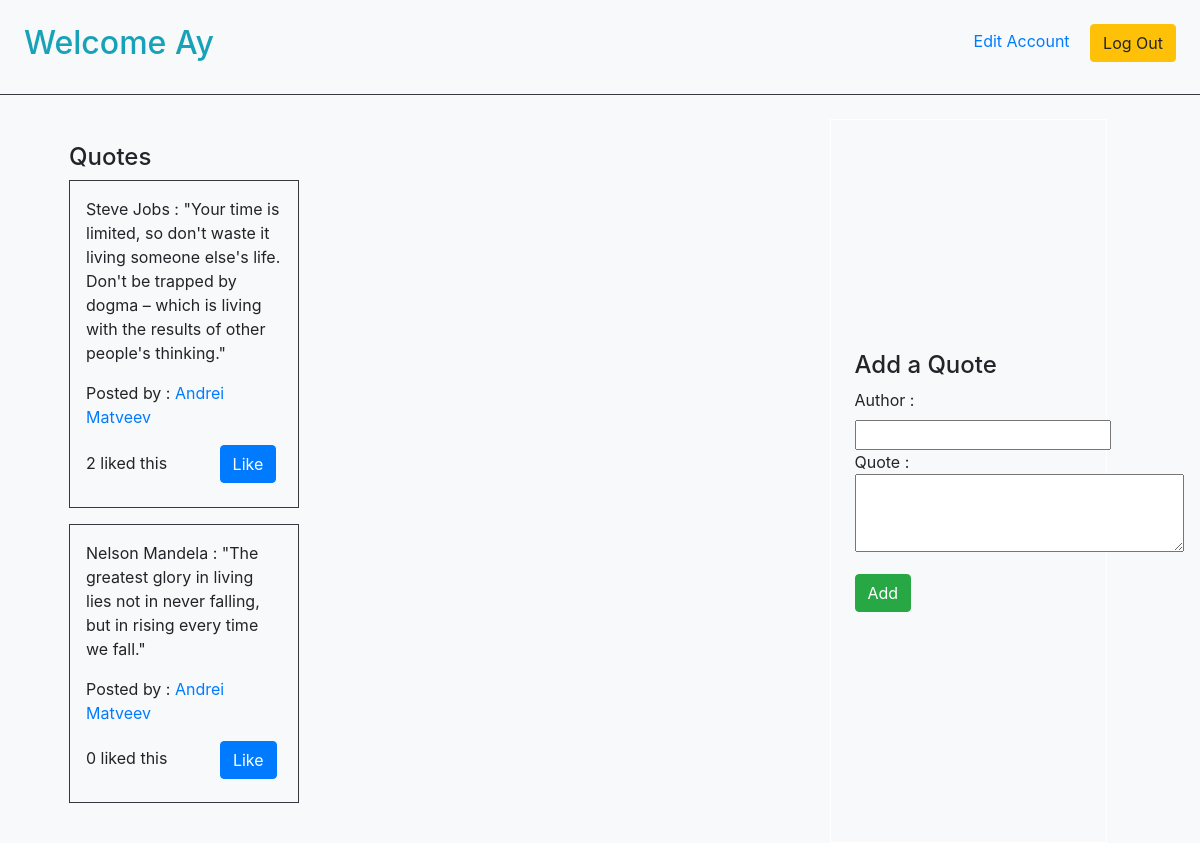
/quotes (signed in), run on the app's committed database.
### exam_app/models.py (models this page shows)
class Quote(models.Model):
    author = models.CharField(max_length=100)
    quote = models.CharField(max_length=255)
    created_by = models.ForeignKey(User , related_name="quotes_created", on_delete=models.CASCADE)
    users_who_liked = models.ManyToManyField(User , related_name="liked_quotes")
    objects = QuoteManager()
    created_at = models.DateTimeField(auto_now_add=True)
    updated_at = models.DateTimeField(auto_now=True)

class User(models.Model):
    first_name = models.CharField(max_length=255)
    last_name = models.CharField(max_length=255)
    email = models.CharField(max_length=255)
    password = models.CharField(max_length=255)
    created_at = models.DateTimeField(auto_now_add=True)
    updated_at = models.DateTimeField(auto_now=True)
    objects = UserManager()

### exam_app/views.py (the view)
# urls.py: path('quotes', views.quotes_page),
def quotes_page(request):
    context={
        'user': User.objects.get(id = request.session['user_id']),
        'all_quotes': Quote.objects.all()
    }
    return render(request, 'quotes.html',context)

### exam_app/templates/quotes.html (shortened to what this page needs)
<!DOCTYPE html>
<html lang="en">
<head>
    <link rel="stylesheet" href="https://stackpath.bootstrapcdn.com/bootstrap/4.5.2/css/bootstrap.min.css"
>
</head>
<body class="bg-light">
    <div class="d-flex justify-content-between border-bottom border-dark p-4">
        <h2 class="text-info">Welcome {{request.session.user_name}}</h2>
        <div>
        <a class="mr-3" href="/myaccount/{{user.id}}">Edit Account</a>
        <a href="/logout"><button class="btn btn-warning">Log Out</button></a>
        </div>
    </div>
    <div class="container d-flex justify-content-between">
        <div class="d-inline-flex justify-content-center flex-column p-4 w-25 mt-4">
            <h4>Quotes</h4>
            {% for quote in all_quotes %}
            <div class="border border-dark p-3 mb-3">
                <p>{{quote.author}} : {{quote.quote}}</p>
                <p>Posted by : <a href="/user/{{quote.created_by.id}}">{{quote.created_by.first_name}} {{quote.created_by.last_name}}</a></p>
                <p class="d-inline-block mr-5">{{quote.users_who_liked.all|length}} liked this</p>
                <a href="/likes/{{quote.id}}"><button class="btn btn-primary">Like</button></a>
            </div>
            {% endfor %}
        </div>
        <div class="d-inline-flex justify-content-center flex-column p-4 border border-white w-25 mt-4 mr-5">
            <h4>Add a Quote</h4>
            <form action="/add_quote" method="post">
                <label for="Author">Author : </label>
                <input type="text" name="author" id="Author">
                <p>Quote : <textarea name="quote" id="" cols="30" rows="3"></textarea></p>
                <input class="btn btn-success" type="submit" value="Add">
            </form>
        </div>
    </div>
</body>
</html>

### data on the page
Quote: author "Steve Jobs", quote "\"Your time is limited, so don't waste it living someone else's life. Don't be trapped by dogma – which is living with the results of other people's thinking.\"", created_by.first_name "Andrei", created_by.last_name "Matveev", users_who_liked.all|length "2"
Quote: author "Nelson Mandela", quote "\"The greatest glory in living lies not in never falling, but in rising every time we fall.\"", created_by.first_name "Andrei", created_by.last_name "Matveev", users_who_liked.all|length "0"

### other printed values
{{ request.session.user_name }} "Ay"
